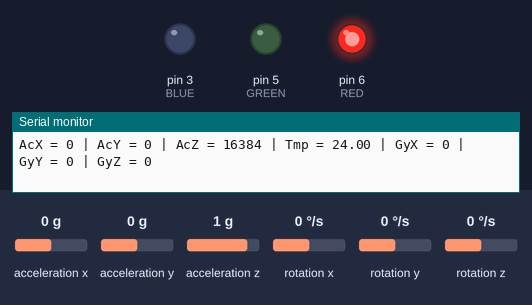
Recording of a sketch running on a simulated Arduino Uno, built with avr-gcc and run on an emulated ATmega328P. Shown: output pins drawn as LEDs (lit = HIGH), the last lines printed to the serial monitor. Wiring (inferred from the names in the program): MPU-6050 motion sensor at I2C address 0x68. The inputs (shaded band) are chosen by the test bench; at power-on: acceleration x 0 g, acceleration y 0 g, acceleration z 1 g, rotation x 0 °/s, rotation y 0 °/s, rotation z 0 °/s.

Above: at 1.2 s.
1.3 s: acceleration x set to -0.2 g
At 2.5 s:
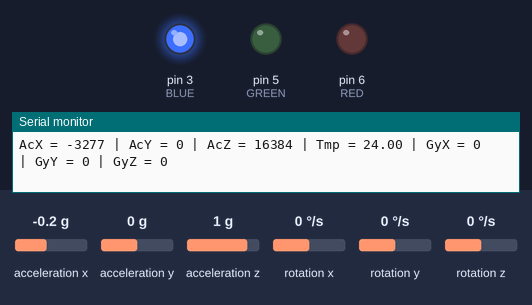
4.3 s: acceleration x set to -1.4 g
At 7.1 s:
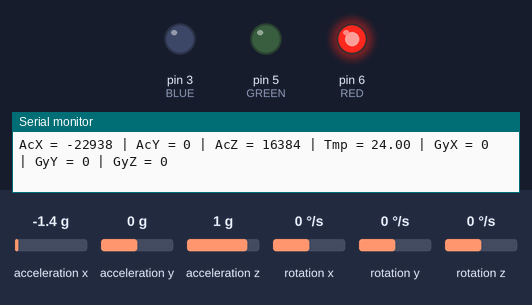
7.3 s: acceleration y set to -0.2 g
At 8.0 s:
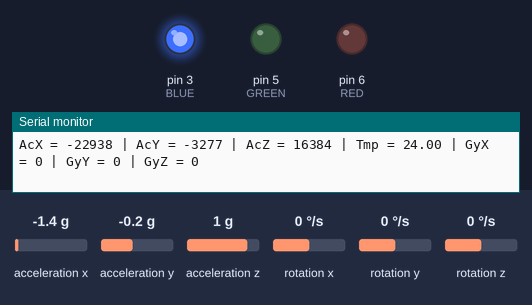
10.3 s: acceleration x set to 0.5 g
12.1 s: acceleration x set to 0.8 g
Timing chart, 0 to 14.6 s (numbered marks = the images above; inputs shaded):
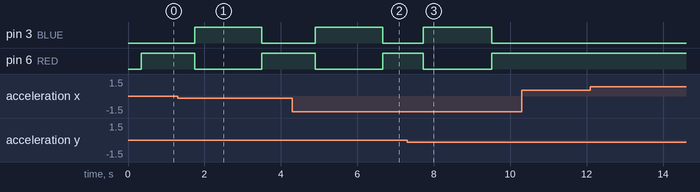

The sketch:

Laundry_AccelerometerV1.ino
```cpp
#include<Wire.h>
const int MPU_addr = 0x68; // I2C address of the MPU-6050
int16_t AcX, AcY, AcZ, Tmp, GyX, GyY, GyZ;

#define BLUE 3
#define GREEN 5
#define RED 6

int16_t AcX1, AcY1, AcZ1;
int16_t AcX2, AcY2, AcZ2;

void setup() {
  pinMode(RED, OUTPUT);
  pinMode(GREEN, OUTPUT);
  pinMode(BLUE, OUTPUT);

  Wire.begin();
  Wire.beginTransmission(MPU_addr);
  Wire.write(0x6B);  // PWR_MGMT_1 register
  Wire.write(0);     // set to zero (wakes up the MPU-6050)
  Wire.endTransmission(true);
  Serial.begin(9600);


}

int redValue;
int greenValue;
int blueValue;
int counter;


void loop() {
  Wire.beginTransmission(MPU_addr);
  Wire.write(0x3B);  // starting with register 0x3B (ACCEL_XOUT_H)
  Wire.endTransmission(false);
  Wire.requestFrom(MPU_addr, 14, true); // request a total of 14 registers
  AcX = Wire.read() << 8 | Wire.read(); // 0x3B (ACCEL_XOUT_H) & 0x3C (ACCEL_XOUT_L)
  AcY = Wire.read() << 8 | Wire.read(); // 0x3D (ACCEL_YOUT_H) & 0x3E (ACCEL_YOUT_L)
  AcZ = Wire.read() << 8 | Wire.read(); // 0x3F (ACCEL_ZOUT_H) & 0x40 (ACCEL_ZOUT_L)
  Tmp = Wire.read() << 8 | Wire.read(); // 0x41 (TEMP_OUT_H) & 0x42 (TEMP_OUT_L)
  GyX = Wire.read() << 8 | Wire.read(); // 0x43 (GYRO_XOUT_H) & 0x44 (GYRO_XOUT_L)
  GyY = Wire.read() << 8 | Wire.read(); // 0x45 (GYRO_YOUT_H) & 0x46 (GYRO_YOUT_L)
  GyZ = Wire.read() << 8 | Wire.read(); // 0x47 (GYRO_ZOUT_H) & 0x48 (GYRO_ZOUT_L)

  Serial.print("AcX = "); Serial.print(AcX);
  Serial.print(" | AcY = "); Serial.print(AcY);
  Serial.print(" | AcZ = "); Serial.print(AcZ);
  Serial.print(" | Tmp = "); Serial.print(Tmp / 340.00 + 36.53); //equation for temperature in degrees C from datasheet
  Serial.print(" | GyX = "); Serial.print(GyX);
  Serial.print(" | GyY = "); Serial.print(GyY);
  Serial.print(" | GyZ = "); Serial.println(GyZ);
  delay(333);


  if ((AcX2 - AcX) > 300 || (AcY2 - AcY) > 300 || (AcZ2 - AcZ) > 300)
  {
    analogWrite(RED, 0);
    analogWrite(BLUE, 255);
    analogWrite(GREEN, 0);
    counter = 0;

    while (true)
    {
      Wire.beginTransmission(MPU_addr);
      Wire.write(0x3B);  // starting with register 0x3B (ACCEL_XOUT_H)
      Wire.endTransmission(false);
      Wire.requestFrom(MPU_addr, 14, true); // request a total of 14 registers
      AcX = Wire.read() << 8 | Wire.read(); // 0x3B (ACCEL_XOUT_H) & 0x3C (ACCEL_XOUT_L)
      AcY = Wire.read() << 8 | Wire.read(); // 0x3D (ACCEL_YOUT_H) & 0x3E (ACCEL_YOUT_L)
      AcZ = Wire.read() << 8 | Wire.read(); // 0x3F (ACCEL_ZOUT_H) & 0x40 (ACCEL_ZOUT_L)
      Tmp = Wire.read() << 8 | Wire.read(); // 0x41 (TEMP_OUT_H) & 0x42 (TEMP_OUT_L)
      GyX = Wire.read() << 8 | Wire.read(); // 0x43 (GYRO_XOUT_H) & 0x44 (GYRO_XOUT_L)
      GyY = Wire.read() << 8 | Wire.read(); // 0x45 (GYRO_YOUT_H) & 0x46 (GYRO_YOUT_L)
      GyZ = Wire.read() << 8 | Wire.read(); // 0x47 (GYRO_ZOUT_H) & 0x48 (GYRO_ZOUT_L)

      Serial.print("AcX = "); Serial.print(AcX);
      Serial.print(" | AcY = "); Serial.print(AcY);
      Serial.print(" | AcZ = "); Serial.print(AcZ);
      Serial.print(" | Tmp = "); Serial.print(Tmp / 340.00 + 36.53); //equation for temperature in degrees C from datasheet
      Serial.print(" | GyX = "); Serial.print(GyX);
      Serial.print(" | GyY = "); Serial.print(GyY);
      Serial.print(" | GyZ = "); Serial.println(GyZ);
      delay(333);

        AcX2 = AcX;
        AcY2 = AcY;
        AcZ2 = AcZ;


      Wire.beginTransmission(MPU_addr);
      Wire.write(0x3B);  // starting with register 0x3B (ACCEL_XOUT_H)
      Wire.endTransmission(false);
      Wire.requestFrom(MPU_addr, 14, true); // request a total of 14 registers
      AcX = Wire.read() << 8 | Wire.read(); // 0x3B (ACCEL_XOUT_H) & 0x3C (ACCEL_XOUT_L)
      AcY = Wire.read() << 8 | Wire.read(); // 0x3D (ACCEL_YOUT_H) & 0x3E (ACCEL_YOUT_L)
      AcZ = Wire.read() << 8 | Wire.read(); // 0x3F (ACCEL_ZOUT_H) & 0x40 (ACCEL_ZOUT_L)
      Tmp = Wire.read() << 8 | Wire.read(); // 0x41 (TEMP_OUT_H) & 0x42 (TEMP_OUT_L)
      GyX = Wire.read() << 8 | Wire.read(); // 0x43 (GYRO_XOUT_H) & 0x44 (GYRO_XOUT_L)
      GyY = Wire.read() << 8 | Wire.read(); // 0x45 (GYRO_YOUT_H) & 0x46 (GYRO_YOUT_L)
      GyZ = Wire.read() << 8 | Wire.read(); // 0x47 (GYRO_ZOUT_H) & 0x48 (GYRO_ZOUT_L)

      Serial.print("AcX = "); Serial.print(AcX);
      Serial.print(" | AcY = "); Serial.print(AcY);
      Serial.print(" | AcZ = "); Serial.print(AcZ);
      Serial.print(" | Tmp = "); Serial.print(Tmp / 340.00 + 36.53); //equation for temperature in degrees C from datasheet
      Serial.print(" | GyX = "); Serial.print(GyX);
      Serial.print(" | GyY = "); Serial.print(GyY);
      Serial.print(" | GyZ = "); Serial.println(GyZ);
      delay(333);

      if ((AcX2 - AcX) > 300 || (AcY2 - AcY) > 300 || (AcZ2 - AcZ) > 300)
      {
        counter = 0;
        continue;
      }


      counter += 1;
      if (counter == 2)
      {
        break;
      }
    }
  }
  else
  {
    analogWrite(RED, 255);
    analogWrite(BLUE, 0);
    analogWrite(GREEN, 0);
  }
  AcX2 = AcX;
  AcY2 = AcY;
  AcZ2 = AcZ;

}
```

Measured:
- the behaviour switches between 0 and -0.1 g on acceleration x (found by bisection; images 0 and 1)
- the behaviour switches between 0 and -0.1 g on acceleration y (found by bisection; images 2 and 3)
- after the input at 1.3 s, pin 3 (BLUE): LOW → HIGH after 0.44 s, → LOW 1.8 s later; pin 6 (RED): HIGH → LOW after 0.44 s, → HIGH 1.8 s later
- after the input at 4.3 s, pin 3 (BLUE): LOW → HIGH after 0.61 s, → LOW 1.8 s later; pin 6 (RED): HIGH → LOW after 0.61 s, → HIGH 1.8 s later
- after the input at 7.3 s, pin 3 (BLUE): LOW → HIGH after 0.43 s, → LOW 1.8 s later; pin 6 (RED): HIGH → LOW after 0.43 s, → HIGH 1.8 s later
